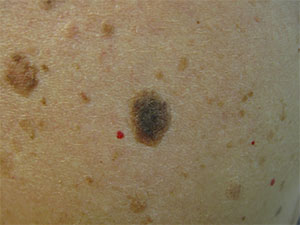
#> input picture Benign/21.jpg, 300 x 225 px, found by its file name; its folder holds 4 pictures in this run
$ python build_model.py   (Python 2 division)
#> lines starting #> are read from the running program, lines starting #| are printed output that depends on the picture; after the words box and inside, x2 and y2 are one past the last pixel; in counts of white or black regions, pixels touching at a corner belong together; pictures that were not available may be replaced by others from this repository, and a replacement may not be noted
### symmetry.py
import cv2
import numpy as np
import sys

from scipy import ndimage
from skimage.measure import structural_similarity as ssim


def mse(imageA, imageB):
	# the 'Mean Squared Error' between the two images is the
	# sum of the squared difference between the two images;
	# NOTE: the two images must have the same dimension
	err = np.sum((imageA.astype("float") - imageB.astype("float")) ** 2)
	err /= float(imageA.shape[0] * imageA.shape[1])

	# return the MSE, the lower the error, the more "similar"
	# the two images are
	return err

# quick hack to get even image dimensions
def get_even_image(im_dimensions):
	x, y, _ = im_dimensions

	if x % 2 == 0 and y % 2 == 0:
		return (x, y)

	if x % 2 == 1 and y % 2 == 1:
		return (x - 1, y - 1)
	elif y % 2 == 1:
		return (x, y - 1)
	else:
		return (x - 1, y)


def divide_into_two(img):
	(x, y) = get_even_image(img.shape)
	top_half = img[0:x, 0:y/2]
	bottom_half = ndimage.rotate(img[0:x, y/2:y], 180)
	top_half = cv2.cvtColor(top_half, cv2.COLOR_BGR2GRAY)
	bottom_half = cv2.cvtColor(bottom_half, cv2.COLOR_BGR2GRAY)
	return (top_half, bottom_half)

# higher the SSIM metric, the more symmetric the image is
def get_symmetry_ssim(img):
	(top_half, bottom_half) = divide_into_two(img)
	return ssim(top_half, bottom_half)

# higher the mse metric, the less symmetric the image is
def get_symmetry_mse(img):
	(top_half, bottom_half) = divide_into_two(img)
	return mse(top_half, bottom_half)

# [18 lines of commented-out code are left out]


# [29 lines that do not run on import are left out]
		#bottom_half
		#imageSegmentation.main(inputfile,outputfile,3)

		#img = Image.open(outputfile)
		#preprocess(outputfile)

### border.py
import sys
import math
import numpy as np
#from sklearn.cluster import KMeans
import cv2


from scipy import ndimage


# [10 lines left out: function mse, not called in this run]

def get_gof(gray):
	# img = cv2.imread(input_filename)
	# gray = cv2.imread(input_filename,0)

	#finding contours
	ret,thresh = cv2.threshold(gray,100,190,1) #127,255,0
	contours,h = cv2.findContours(thresh,mode=cv2.RETR_EXTERNAL,method=cv2.CHAIN_APPROX_NONE) #thresh,1,2
	maxContIndex = 0
	maxContCount = 0
	for i in range(0,len(contours)):
		if len(contours[i]) >= maxContCount:
			maxContIndex = i
			maxContCount = len(contours[i])
	#cv2.drawContours(img, contours[maxContIndex], -1, (0,255,0), 3)

	#drawing ellipse
	# print maxContIndex
	# print len(contours)

	if len(contours) == 0:
		return 500.0  # very high

	try:
		ellipse = cv2.fitEllipse(contours[maxContIndex])
	except cv2.error:
		return 500.0
	# cv2.ellipse(img,ellipse,(0,255,0),2)

	center = ellipse[0]
	size = ellipse[1]
	angle = ellipse[2]

	gof = 0.0
	for i in range(1,len(contours[maxContIndex])):
		posx = (contours[maxContIndex][i][0][0] - center[0]) * math.cos(-angle) - (contours[maxContIndex][i][0][1]- center[1]) * math.sin(-angle)
		posy = (contours[maxContIndex][i][0][0] - center[0]) * math.sin(-angle) + (contours[maxContIndex][i][0][1]- center[1]) * math.cos(-angle)
		gof += abs(posx/size[0]*posx/size[0] + posy/size[1]*posy/size[1] - 0.25)
	return gof

# [38 lines that do not run on import are left out]


# [10 lines of commented-out code are left out]

### color.py
import cv2
import matplotlib.pyplot as plt
import numpy as np
import sys

from colormath.color_objects import sRGBColor, LabColor
from colormath.color_conversions import convert_color
from colormath.color_diff import delta_e_cie2000
from itertools import combinations
from PIL import Image
from sklearn.cluster import KMeans


# [30 lines left out: functions centroid_histogram, plot_colors, not called in this run]

def color_contrast(img):
  img = cv2.cvtColor(img, cv2.COLOR_BGR2RGB)
  img = img.reshape((img.shape[0] * img.shape[1], 3))
  clt = KMeans(n_clusters = 3)
  clt.fit(img)
  color_centroids = [sRGBColor(r, g, b) for (r, g, b) in clt.cluster_centers_]
  color_diff = 0.0

  for (color_a, color_b) in combinations(color_centroids, 2):
    color_a_lab = convert_color(color_a, LabColor);
    color_b_lab = convert_color(color_b, LabColor);
    delta_e = delta_e_cie2000(color_a_lab, color_b_lab)
    color_diff += delta_e

  return float(color_diff/3)

# [26 lines that do not run on import are left out]
  #plt.figure()
  #plt.imshow(bar)
  #plt.show()

### build_model.py
import border
import color
import cPickle
import cv2
import numpy as np
import os
import symmetry
import sys

from sklearn import cross_validation
from sklearn.cluster import MiniBatchKMeans
from sklearn.ensemble import RandomForestClassifier
from sklearn.metrics import precision_score
from sklearn.naive_bayes import GaussianNB, MultinomialNB
from sklearn import svm

total_images = 0
benign_color_sum = []
benign_mse_sum = []
benign_ssim_sum = []
benign_border_sum = []
malignant_color_sum = []
malignant_mse_sum = []
malignant_ssim_sum = []
malignant_border_sum = []

def get_malignant_summary_data():
  return map(np.mean, (malignant_mse_sum, malignant_ssim_sum, malignant_border_sum, malignant_color_sum))

def get_benign_summary_data():
  return map(np.mean, (benign_mse_sum, benign_ssim_sum, benign_border_sum, benign_color_sum))

def build_random_forest_classfier():
  X, y = build_feature_vector()
  X_train, X_test, y_train, y_test = cross_validation.train_test_split(X, y, test_size = 0.1,
                                     random_state = 0)

  #print len(X_test)
  clf_tmp = RandomForestClassifier(n_estimators = 30)
  clf_tmp = clf_tmp.fit(X_train, y_train)
  print clf_tmp.score(X_test, y_test)
  y_pred = clf_tmp.predict(X_test)
  #print
  print precision_score(y_test, y_pred)

  #scores = cross_validation.cross_val_score(clf_tmp, X, y, cv = 8)
  #print scores.mean()

  clf = RandomForestClassifier(n_estimators = 30)
  clf = clf.fit(X, y)
  return clf

def build_linear_svm():
  X, y = build_feature_vector()
  X_train, X_test, y_train, y_test = cross_validation.train_test_split(X, y, test_size = 0.1,
                                     random_state = 0)

  clf = svm.SVC(kernel = 'linear')
  clf.fit(X_train, y_train)

  scores = cross_validation.cross_val_score(clf, X, y, cv = 5)
  print scores.mean()

def build_poly_svm():
  X, y = build_feature_vector()
  X_train, X_test, y_train, y_test = cross_validation.train_test_split(X, y, test_size = 0.1,
                                     random_state = 0)

  clf = svm.SVC(kernel = 'poly', degree = 3)
  clf.fit(X_train, y_train)

  scores = cross_validation.cross_val_score(clf, X, y, cv = 5)
  print scores.mean()

def build_gaussian_nb():
  X, y = build_feature_vector()
  X_train, X_test, y_train, y_test = cross_validation.train_test_split(X, y, test_size = 0.1,
                                     random_state = 0)

  clf = GaussianNB()
  clf.fit(X_train, y_train)

  scores = cross_validation.cross_val_score(clf, X, y, cv = 5)
  print scores.mean()

def extract_image_features(img):
  # [5 lines of commented-out code are left out]

  x, y, _ = img.shape
  image = cv2.cvtColor(img, cv2.COLOR_BGR2LAB)
  image = image.reshape((image.shape[0] * image.shape[1], 3))
  clt = MiniBatchKMeans(n_clusters = 2)
  labels = clt.fit_predict(image)
  quant = clt.cluster_centers_.astype("uint8")[labels]
  quant = quant.reshape((x, y, 3))
  image = image.reshape((x, y, 3))
  quant = cv2.cvtColor(quant, cv2.COLOR_LAB2BGR)
  image = cv2.cvtColor(image, cv2.COLOR_LAB2BGR)
  gray = cv2.cvtColor(image, cv2.COLOR_BGR2GRAY)
    # [5 lines of commented-out code are left out]
  symmetry_ssim = symmetry.get_symmetry_ssim(img)
  symmetry_mse = symmetry.get_symmetry_mse(img)
  #symmetry_mse = 0
  border_gof = border.get_gof(gray)
    #print border_gof
    #border_gof = 0
  color_contrast = color.color_contrast(img)

  current_vec = [symmetry_mse, symmetry_ssim, border_gof, color_contrast]
  return current_vec

def build_feature_vector():
  img_list = import_image_paths()
  feature_vector = []
  target_vector = []

  for img_filename in img_list:
    img = cv2.imread(img_filename)
    x, y, _ = img.shape

    if x > 1000 or y > 1000:
      continue # hack to avoid large images

    print img_filename

    #current_vec = [symmetry_ssim, symmetry_mse, border_gof, color_contrast]

    [symmetry_mse, symmetry_ssim, border_gof, color_contrast] = extract_image_features(img)
    feature_vector.append([symmetry_mse, symmetry_ssim, border_gof, color_contrast])

    if 'benign' in img_filename:
      target = 0
      benign_mse_sum.append(symmetry_mse)
      benign_ssim_sum.append(symmetry_ssim)
      benign_border_sum.append(border_gof)
      benign_color_sum.append(color_contrast)
    if 'malignant' in img_filename:
      target = 1
      malignant_mse_sum.append(symmetry_mse)
      malignant_ssim_sum.append(symmetry_ssim)
      malignant_border_sum.append(border_gof)
      malignant_color_sum.append(color_contrast)
    target_vector.append(target)

  #print target_vector
  return (np.array(feature_vector), np.array(target_vector))

def import_image_paths():
  path_list = ["img/benign", "img/malignant"]
  img_path_list = []

  for p in path_list:
    counter = 0
    listing = os.listdir(p)
    for img in listing:
      img_path_list.append(p + '/' + img)
      counter += 1

      # if counter == 10:
      #   break

  return img_path_list


if __name__ == '__main__':
  clf = build_random_forest_classfier() # 0.688888888889
#> in build_feature_vector, img is the input picture: shape (225, 300, 3); mean B, G, R 91.5, 121.7, 139.1
#> in extract_image_features, `image = cv2.cvtColor(img, cv2.COLOR_BGR2LAB)`: image: shape (225, 300, 3); mean of channels 0, 1, 2 132.5, 130.1, 147
#> in extract_image_features, `quant = quant.reshape((x, y, 3))`:
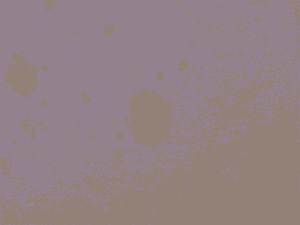
#> quant: shape (225, 300, 3); mean of channels 0, 1, 2 132.3, 129.6, 146.6; drawn as B, G, R
#> in extract_image_features, `gray = cv2.cvtColor(image, cv2.COLOR_BGR2GRAY)`:
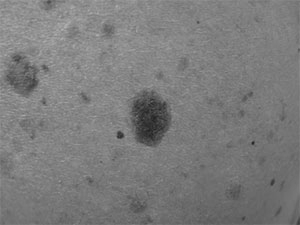
#> gray: shape (225, 300); min 34, max 177, mean 123.6
#> in divide_into_two, `top_half = img[0:x, 0:y/2]`:
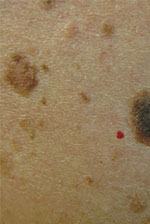
#> top_half: shape (224, 150, 3); mean B, G, R 90.2, 125.2, 149.1
#> in divide_into_two, `bottom_half = ndimage.rotate(img[0:x, y/2:y], 180)`:
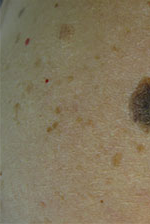
#> bottom_half: shape (224, 150, 3); mean B, G, R 93, 118.2, 129.2
#> in divide_into_two, `top_half = cv2.cvtColor(top_half, cv2.COLOR_BGR2GRAY)`:
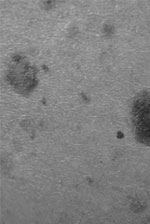
#> top_half: shape (224, 150); min 34, max 177, mean 128.4
#> in divide_into_two, `bottom_half = cv2.cvtColor(bottom_half, cv2.COLOR_BGR2GRAY)`:
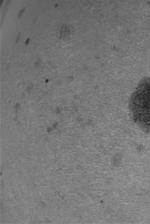
#> bottom_half: shape (224, 150); min 35, max 154, mean 118.6
#> in extract_image_features, `symmetry_ssim = symmetry.get_symmetry_ssim(img)`: symmetry_ssim = 0.485
#> in mse, `err = np.sum((imageA.astype("float") - imageB.astype("float")) ** 2)`: err = 19065562
#> in mse, `err /= float(imageA.shape[0] * imageA.shape[1])`: err = 567.4
#> in get_gof, `ret,thresh = cv2.threshold(gray,100,190,1)`:
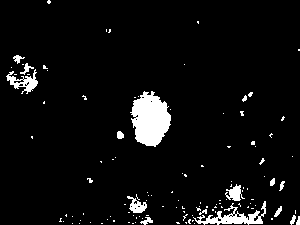
#> thresh: shape (225, 300); values 0 (black) and 190 (white), 5.4% white; 118 white regions (102 under 20 px)
#> in get_gof, `contours,h = cv2.findContours(thresh,mode=cv2.RETR_EXTERNAL,method=cv2..`: contours = 118 contours, 106 with area under 20; largest, box (x1, y1, x2, y2) and area: (130, 91, 171, 147) 1498, (193, 201, 266, 225) 500, (6, 69, 38, 94) 273, (127, 196, 147, 213) 154, (225, 184, 245, 201) 134; h = 118 rows, first 6: [1, -1, -1, -1], [2, 0, -1, -1], [3, 1, -1, -1], [4, 2, -1, -1], [5, 3, -1, -1], [6, 4, -1, -1]
#> the loop in get_gof, `for i in range(0,len(contours)):` made 118 passes
#> maxContCount on passes 1, 2, 3, 6, 7, 15, 20, 57: 1, 2, 2, 3, 6, 10, 34, 290
#> after the loop in get_gof, `for i in range(0,len(contours)):`: maxContCount = 290; maxContIndex = 56
#> in get_gof, `ellipse = cv2.fitEllipse(contours[maxContIndex])`: ellipse = ((234.4, 215.5), (19.76, 67.05), 81.93)
#> in get_gof, `center = ellipse[0]`: center = (234.4, 215.5)
#> in get_gof, `size = ellipse[1]`: size = (19.76, 67.05)
#> in get_gof, `angle = ellipse[2]`: angle = 81.93
#> the loop in get_gof, `for i in range(1,len(contours[maxContIndex])):` made 289 passes
#> (posx, posy, gof) on passes 1 to 3: (25.4, -20.37, 1.49), (24.67, -19.16, 2.88), (24.92, -18.19, 4.3)
#> after the loop in get_gof, `for i in range(1,len(contours[maxContIndex])):`: gof = 275.4
#> (the run stopped early here; a loop or call above may not have finished)
